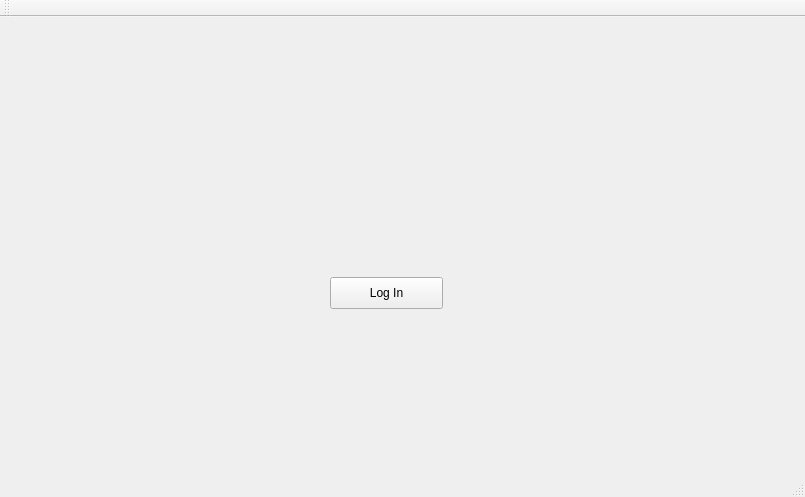
<?xml version="1.0" encoding="UTF-8"?>
<ui version="4.0">
 <class>MainWindow</class>
 <widget class="QMainWindow" name="MainWindow">
  <property name="geometry">
   <rect>
    <x>0</x>
    <y>0</y>
    <width>805</width>
    <height>497</height>
   </rect>
  </property>
  <property name="windowTitle">
   <string>MainWindow</string>
  </property>
  <widget class="QWidget" name="centralWidget">
   <widget class="QPushButton" name="btnLogin">
    <property name="geometry">
     <rect>
      <x>330</x>
      <y>260</y>
      <width>113</width>
      <height>32</height>
     </rect>
    </property>
    <property name="text">
     <string>Log In</string>
    </property>
   </widget>
  </widget>
  <widget class="QMenuBar" name="menuBar">
   <property name="geometry">
    <rect>
     <x>0</x>
     <y>0</y>
     <width>805</width>
     <height>22</height>
    </rect>
   </property>
  </widget>
  <widget class="QToolBar" name="mainToolBar">
   <attribute name="toolBarArea">
    <enum>TopToolBarArea</enum>
   </attribute>
   <attribute name="toolBarBreak">
    <bool>false</bool>
   </attribute>
  </widget>
  <widget class="QStatusBar" name="statusBar"/>
 </widget>
 <layoutdefault spacing="6" margin="11"/>
 <resources/>
 <connections/>
</ui>
